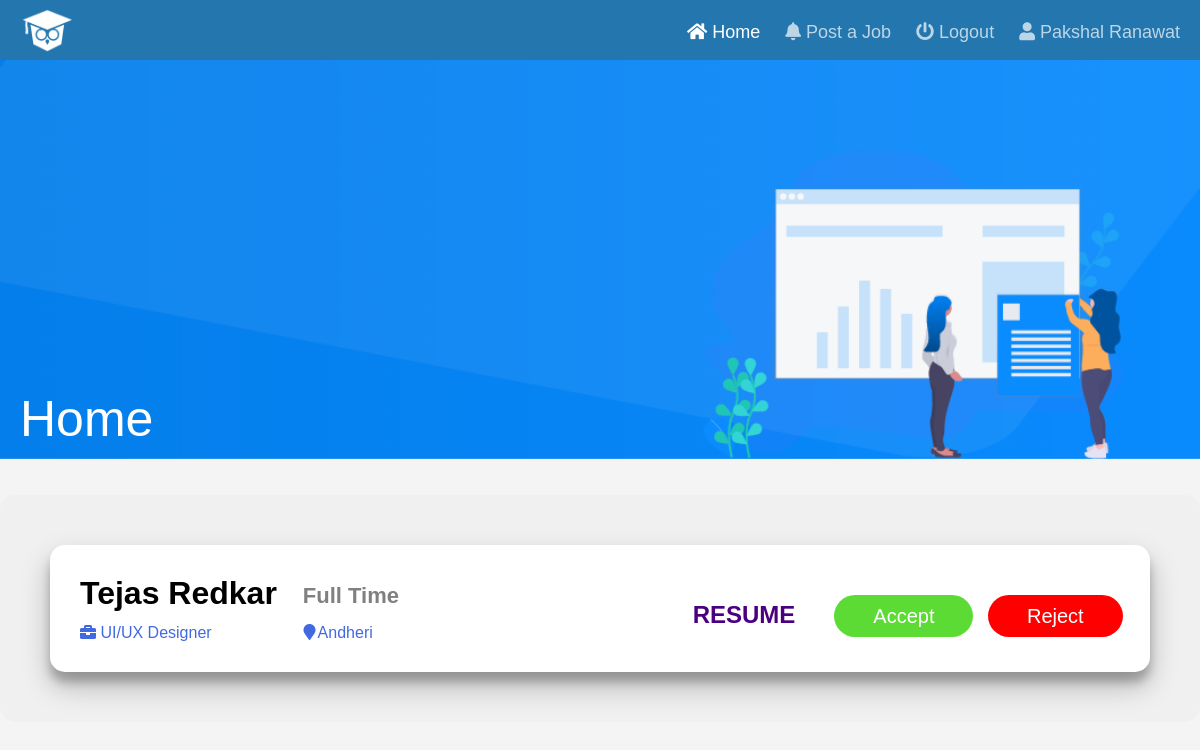
/php/companyhome.php (signed in), run on the app's committed database.
### tables this page shows
CREATE TABLE `employee_job` (
  `inc_no` int(11) NOT NULL,
  `emp_no` int(11) NOT NULL,
  `job_id` int(11) NOT NULL,
  `ar_val` int(11) NOT NULL
);

CREATE TABLE `employee` (
  `emp_no` int(11) NOT NULL,
  `emp_email` varchar(40) NOT NULL,
  `emp_password` varchar(300) NOT NULL,
  `emp_phnumber` varchar(10) NOT NULL,
  `emp_name` varchar(30) NOT NULL,
  `emp_cv` int(11) NOT NULL,
  `emp_cvlink` varchar(300) NOT NULL
);

CREATE TABLE `postajob` (
  `job_id` int(11) NOT NULL,
  `job_position` varchar(100) NOT NULL,
  `job_location` varchar(50) NOT NULL,
  `job_type` varchar(20) NOT NULL,
  `company_no` int(11) NOT NULL
);

### php/companyhome.php (the view, shortened to what this page needs)
<?php
include '_dbconnect.php';
$c_id = $_SESSION['sess_id'];
?>
<!DOCTYPE html>
<html lang="en">
<head>
  <link rel="stylesheet" href="../css/companyhome.css" />
  <link rel="stylesheet" href="../css/navbar.css" />
  <link rel="stylesheet" href="https://cdnjs.cloudflare.com/ajax/libs/font-awesome/5.14.0/css/all.min.css" />
</head>
<body>
  <nav class="navbar">
    <img src="../web_dev_img/dailysmarty.png" class="logo">
    <ul class="main-nav" id="js-menu">
      <li>
        <a href="#" class="nav-links select-page"><i class="fa fa-home" aria-hidden="true"></i> Home</a>
      </li>
      <li>
        <a href="companypostajob.php" class="nav-links"><i class="fa fa-bell" aria-hidden="true"></i> Post a Job</a>
      </li>
      <li>
        <a href="logout.php" class="nav-links"><i class="fa fa-power-off" aria-hidden="true"></i> Logout</a>
      </li>
      <li>
        <a href="#" class="nav-links"><i class="fa fa-user" aria-hidden="true"></i> <?php echo $_SESSION['navname']; ?></a>
      </li>
    </ul>
  </nav>
  <div class="image-text-box">
    <div class="bottom-left">Home</div>
  </div>
  <div class="super-container">
    <?php
    $sql = "SELECT j.job_id, j.job_position, j.job_location, j.job_type , ej.emp_no FROM postajob j JOIN employee_job ej WHERE j.job_id = ej.job_id AND j.company_no = '$c_id' AND ej.ar_val = 0;";
    $result = mysqli_query($conn, $sql);
    while ($row = mysqli_fetch_assoc($result)) {
      $sql = "SELECT `emp_name`,`emp_cvlink` FROM `employee` WHERE `emp_no`='" . $row['emp_no'] . "'; ";
      $ans = mysqli_query($conn, $sql);
      $numrows = mysqli_fetch_assoc($ans);
      echo '<div class="component">
        <div class="job">
          <h3>' . $numrows['emp_name'] . '</h3>
          <h4 class="job-type">' . $row['job_type'] . '</h4>
        </div>
        <div class="company-location">
          <a class="locate"><i class="fa fa-briefcase" aria-hidden="true"></i><span> ' . $row['job_position'] . '</span></a>
          <h5 class="header-five">
            <i class="fa fa-map-marker" aria-hidden="true"></i><span>' . $row['job_location'] . '</span></h5>
        </div>
        <div class="application">';
      if ($numrows['emp_cvlink'] == '') {
        echo '<a href="#" class="apply-button resume">RESUME</a>';
      } else {
        echo '<a href="' . $numrows['emp_cvlink'] . '" class="apply-button resume" target="_blank">RESUME</a>';
      }
      echo '<a href="companyhome.php?job_id=' . $row['job_id'] . ' &emp_no=' . $row['emp_no'] . ' &val=1" class="apply-button toggle-accepted">Accept</a>
          <a href="companyhome.php?job_id=' . $row['job_id'] . ' &emp_no=' . $row['emp_no'] . ' &val=-1" class="apply-button toggle-rejected">Reject</a>
        </div>
      </div>';
    }
    ?>
  </div>
</body>
</html>

### css/companyhome.css (style rules this page uses)
.super-container { margin-top: 50px; background: #f0f0f0; padding: 20px; border-radius: 15px; max-width: 1349px; margin: 35px auto; }
.component { border-radius: 15px; margin: 30px; background: white; padding: 30px; box-shadow: 0 14px 28px rgba(0, 0, 0, 0.25), 0 10px 10px rgba(0, 0, 0, 0.22); }
.job { display: flex; }
h4 { color: grey; display: inline-table; margin-top: 3px; padding: 10px 26px; font-size: 22px; border-radius: 23px; top: -5px; }
.job-type { position: relative; }
.company-location { display: flex; }
h3 { font-size: xx-large; }
.application { float: right; position: relative; top: -31px; right: 2%; }
.apply-button { text-decoration: none; color: white; padding: 10px 39px; border-radius: 23px; position: relative; left: 5%; top: -10px; font-size: 20px; }
.header-five { margin-left: 92px; font-size: 16px; font-weight: 100; color: #4169e1; }
.header-five span { margin-left: 2px; }
.resume { background: none; color: indigo; font-weight: 700; font-size: x-large; }
.toggle-accepted { background-color: #5cdb35; margin-right: 10px; }
.toggle-rejected { background-color: #ff0000; }
.company-location { color: gray; }
.locate { color: #4169e1; }

### css/navbar.css (style rules this page uses)
* { box-sizing: border-box; padding: 0; margin: 0; }
body { font-family: "Josefin Sans", sans-serif; background-color: #f4f4f4; }
.navbar { background-color: #2376ae; font-size: 18px; height: 60px; }
.nav-links { text-decoration: none; color: rgba(255, 255, 255, 0.7); }
.select-page { text-decoration: none; color: rgba(255, 255, 255, 1); }
.logo { margin-top: 8px; height: 45px; }
.main-nav { list-style-type: none; }
.main-nav { display: flex; flex-direction: row; justify-content: flex-end; padding-bottom: 20px; margin-right: 20px; position: relative; top: -36px; }
.nav-links { padding-left: 25px; }
.image-text-box { background-image: url(../web_dev_img/bradcam.png); background-size: cover; background-repeat: no-repeat; height: 400px; background-position: 90% center; }
.bottom-left { position: relative; top: 330px; padding-left: 20px; color: rgba(255, 255, 255, 1); font-size: 50px; }

### data on the page
employee_job: employee.emp_name "Tejas Redkar", job.job_type "Full Time", job.job_position "UI/UX Designer", job.job_location "Andheri"

### other printed values
$_SESSION['navname'] "Pakshal Ranawat"
